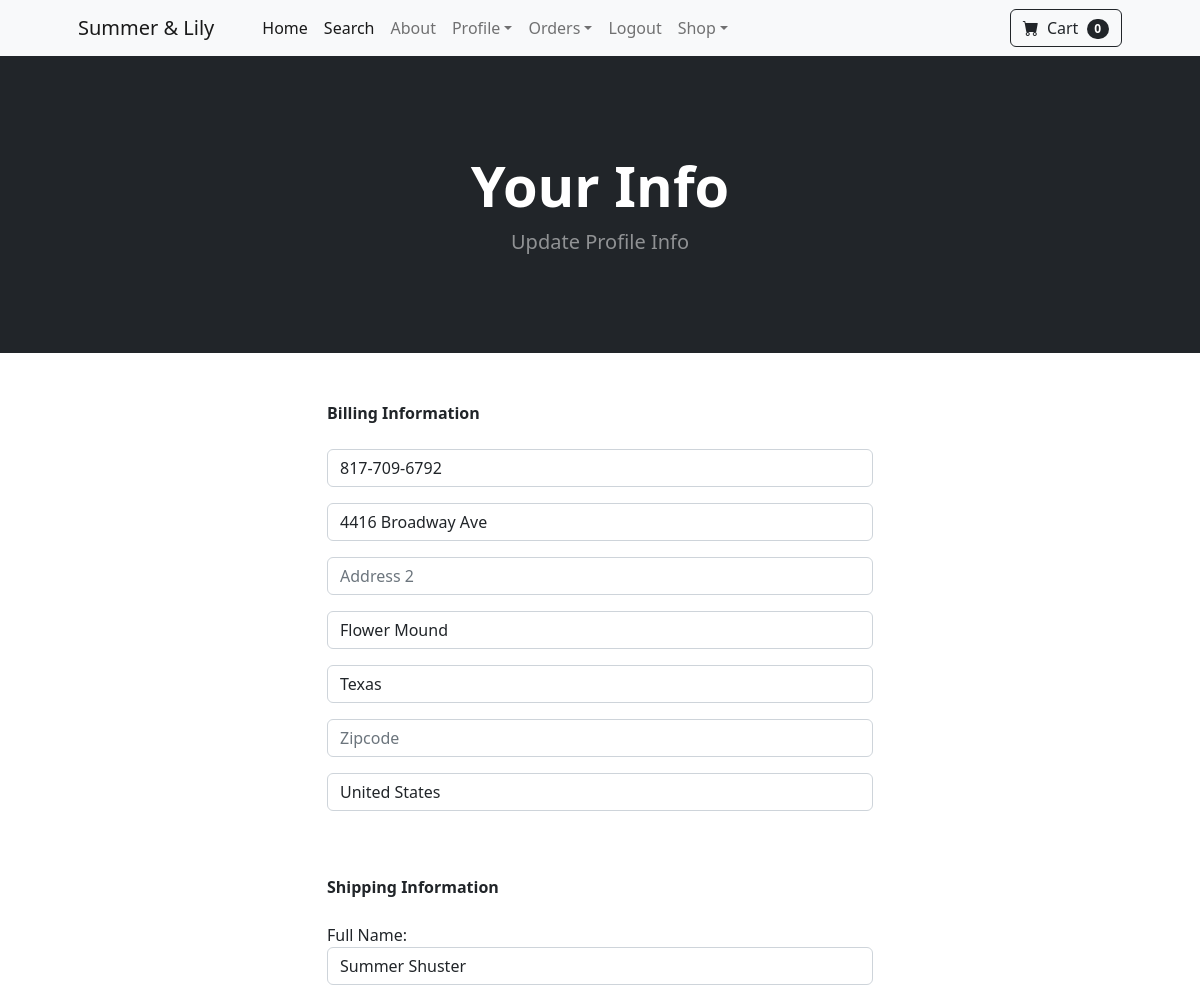
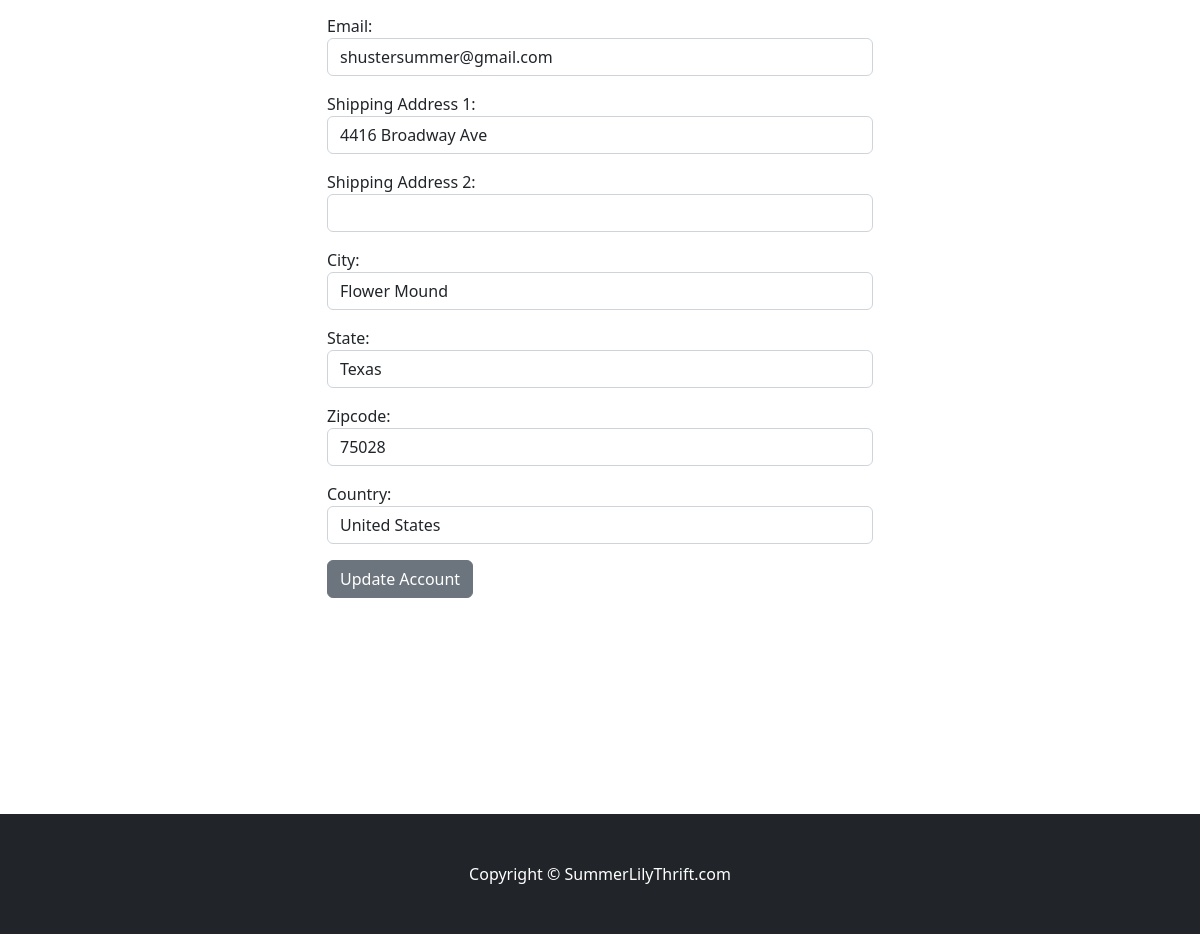
The page /update_info/ (signed in) on the database its author committed (2 pictures, top to bottom).
### store/models.py (models this page shows, shortened)
class Profile(models.Model):
    user = models.OneToOneField(User, on_delete=models.CASCADE)
    date_modified = models.DateTimeField(User, auto_now=True)
    phone = models.CharField(max_length=20, blank=True)
    address1 = models.CharField(max_length=200, blank=True)
    address2 = models.CharField(max_length=200, blank=True)
    city = models.CharField(max_length=200, blank=True)
    state = models.CharField(max_length=200, blank=True)
    zipcode = models.CharField(max_length=200, blank=True)
    country = models.CharField(max_length=200, blank=True)
    old_cart = models.CharField(max_length=200, blank=True, null=True)

### payment/models.py (models this page shows, shortened)
class ShippingAddress(models.Model):
    user = models.ForeignKey(User,on_delete=models.CASCADE,null=True,blank=True)
    shipping_full_name = models.CharField(max_length=255)
    shipping_email = models.CharField(max_length=255)
    shipping_address1 = models.CharField(max_length=255)
    shipping_address2 = models.CharField(max_length=255,blank=True)
    shipping_city = models.CharField(max_length=255)
    shipping_state = models.CharField(max_length=255, null=True, blank=True)
    shipping_zipcode = models.CharField(max_length=255, null=True, blank=True)
    shipping_country = models.CharField(max_length=255)
    class Meta:
        verbose_name_plural = "Shipping Address"

### store/views.py (the view)
# urls.py: path('update_info/', views.update_info, name='update_info'),
def update_info(request):
    if request.user.is_authenticated:
        current_user = Profile.objects.get(user__id=request.user.id)
        shipping_user = ShippingAddress.objects.get(user__id=request.user.id)
        form = UserInfoForm(request.POST or None, instance=current_user)
        shipping_form = ShippingForm(request.POST or None,instance=shipping_user)
        if form.is_valid() or shipping_form.is_valid():
            form.save()
            shipping_form.save()
            form.save()
            messages.success(request, "Info has been Updated!")
            return redirect('home')
        return render(request, "update_info.html", {'form': form,'shipping_form':shipping_form})
    else:
        messages.success(request, "You must be Logged in to Update Info")
        return redirect('home')

### store/forms.py
class UserInfoForm(forms.ModelForm):
    phone = forms.CharField(label = "", widget=forms.TextInput(attrs={'class':'form-control','placeholder':'Phone'}),required=False)
    address1 = forms.CharField(label = "", widget=forms.TextInput(attrs={'class':'form-control','placeholder':'Address 1'}),required=False)
    address2 = forms.CharField(label = "", widget=forms.TextInput(attrs={'class':'form-control','placeholder':'Address 2'}),required=False)
    city = forms.CharField(label = "", widget=forms.TextInput(attrs={'class':'form-control','placeholder':'City'}),required=False)
    state = forms.CharField(label = "", widget=forms.TextInput(attrs={'class':'form-control','placeholder':'State'}),required=False)
    zipcode = forms.CharField(label = "", widget=forms.TextInput(attrs={'class':'form-control','placeholder':'Zipcode'}),required=False)
    country = forms.CharField(label = "", widget=forms.TextInput(attrs={'class':'form-control','placeholder':'Country'}),required=False)
    class Meta:
        model = Profile
        fields = ('phone','address1','address2','city','state','zipcode','country',)

### cart/cart.py (called while the page is built)
    def __len__(self):
        return len(self.cart)

### cart/context_processors.py (called while the page is built)
def cart(request):
    return {'cart': Cart(request)}

### store/templates/update_info.html (shortened to what this page needs)
{% extends 'base.html' %}
{% block content %}
        <header class="bg-dark py-5">
            <div class="container px-4 px-lg-5 my-5">
                <div class="text-center text-white">
                    <h1 class="display-4 fw-bolder">Your Info</h1>
                    <p class="lead fw-normal text-white-50 mb-0">Update Profile Info</p>
                </div>
            </div>
        </header>
        <div class = "container">
            <div class="row">
                    <div class="col-md-6 offset-md-3">
                        <br/><br/>
                        <strong>Billing Information</strong>
                        <br/><br/>
<form method="POST" action="{% url 'update_info' %}">
    {{ form.as_p }}
    <br/><br/>
    <strong>Shipping Information</strong>
    <br/><br/>
    {{ shipping_form.as_p }}
    <button type="submit" class="btn btn-secondary">Update Account</button>
</form>
<br/>
<br/><br/>
<br/><br/>
<br/><br/>
<br/><br/>
                    </div>
            </div>
        </div>
{% endblock %}

### rows shown on the page
Profile: phone "817-709-6792", address1 "4416 Broadway Ave", city "Flower Mound", state "Texas", country "United States"
ShippingAddress: shipping_full_name "Summer Shuster", shipping_email "shustersummer@gmail.com", shipping_address1 "4416 Broadway Ave", shipping_city "Flower Mound", shipping_state "Texas", shipping_zipcode "75028", shipping_country "United States"

### other values the page prints
{{ cart | length }} "0"
